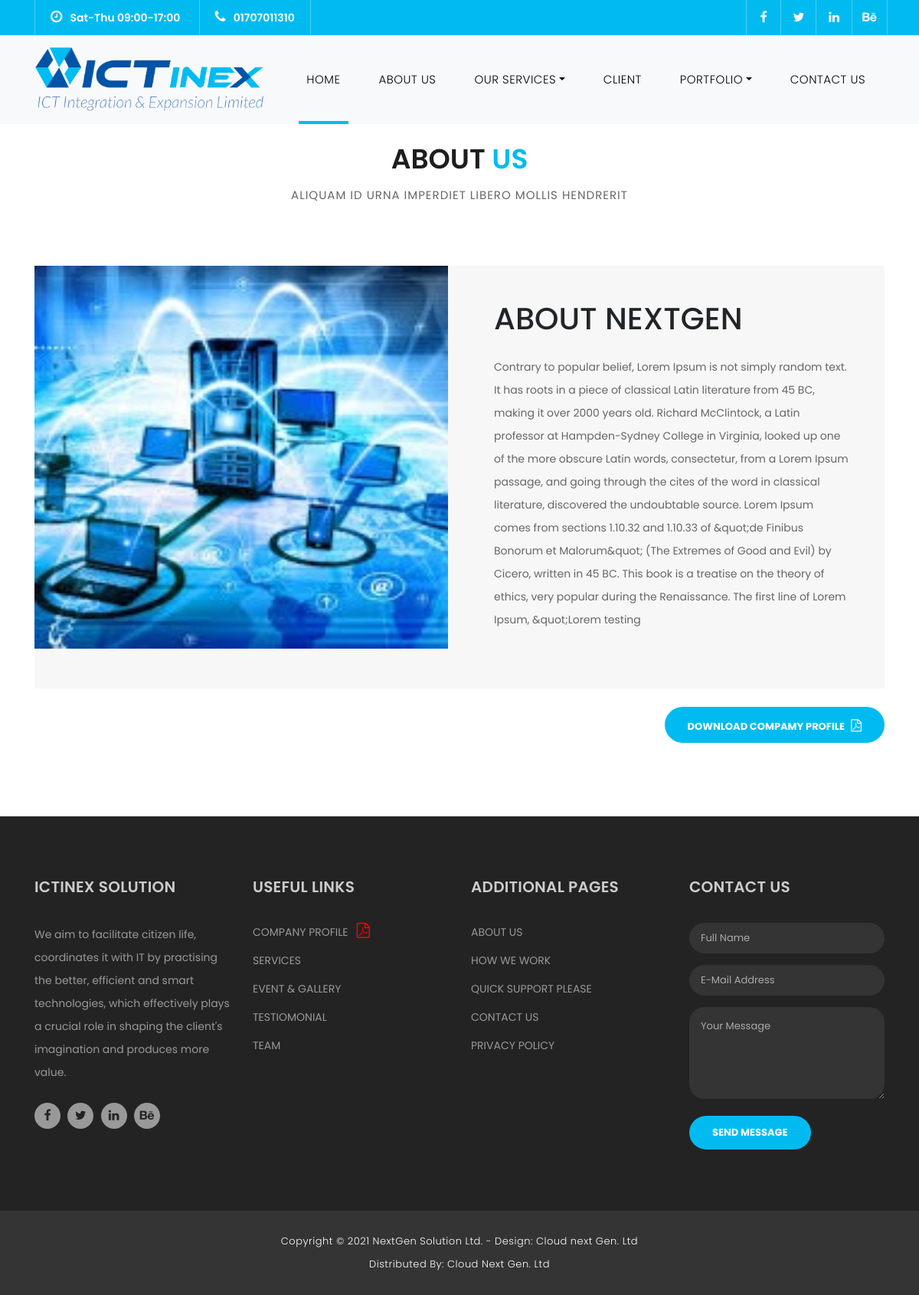
The page /about/ on the database its author committed.
### blog/models.py (models this page shows, shortened)
class aboutus(models.Model):
    title = models.CharField(max_length=300)
    image = models.ImageField(blank=True, null = True, upload_to ='about')
    files =models.FileField(blank=True, null = True, upload_to ='about')
    description = RichTextField( blank =True, null = True)

### blog/views.py (the view)
# urls.py: path('about/', views.about, name='about'),
def about(request):
    obj = aboutus.objects.all()[0]
    service_list = services.objects.all()
    diction = {
        'object':obj,
        'Title': 'About',
        'service_list':service_list,
    }
    return render(request, 'about.html', context=diction)

### templates/about.html
{% extends 'base.html' %}
{% load static %}
{% block content %}
    <div class="more-info pb-5">
        <div class="container">
            <div class="row">
                <div class="col-md-12">
                    <div class="section-heading">
                        <h2>
                            ABOUT <em>US</em>
                        </h2>
                        <span>Aliquam id urna imperdiet libero mollis hendrerit</span>
                    </div>
                </div>
                <div class="col-md-12">
                    <div class="more-info-content wow animate__animated animate__zoomIn">
                        <div class="row">
                            <div class="col-md-6">
                                <div class="left-image">
                                    <img src="{{ object.image.url }}"  height ="500" alt="">
                                </div>
                            </div>
                            <div class="col-md-6 align-self-center">
                                <div class="right-content">
                                    <h1>{{ object.title|upper|striptags }}</h1>
                                    <br>
                                    <p>
                                        {{ object.description|striptags }}
                                    </p>
                                </div>
                            </div>
                        </div>
                    </div>
                    {% if object.files %}
                        <a href="{{ object.files.url }}"
                           target="blank"
                           class="mt-4 mb-5 pt-3 filled-button c-profile float-right pt-2">
                            Download Compamy Profile &nbsp <i class="fa fa-file-pdf-o"></i>
                        </a>
                    {% endif %}
                </div>
            </div>
        </div>
    </div>
{% endblock %}

### static/assets/css/templatemo-finance-business.css (style rules this page uses)
body { font-family: 'Poppins', sans-serif; overflow-x: hidden; text-rendering: optimizeLegibility; -webkit-font-smoothing: antialiased; -moz-osx-font-smoothing: grayscale; }
p { margin-bottom: 0px; font-size: 14px; color: #666666; line-height: 30px; }
a { text-decoration: none!important; }
h1,h2,h3,h4,h5,h6 { margin: 0px; }
a.filled-button { background-color: #01bbf0; color: #fff; font-size: 13px; text-transform: uppercase; font-weight: 700; padding: 12px 30px; border-radius: 30px; display: inline-block; transition: all 0.3s; }
.section-heading { text-align: center; margin-bottom: 80px; }
.section-heading h2 { font-size: 36px; font-weight: 600; color: #1e1e1e; }
.section-heading em { font-style: normal; color: #01bbf0; }
.section-heading span { display: block; margin-top: 15px; text-transform: uppercase; font-size: 15px; color: #666; letter-spacing: 1px; }
*, *:before, *:after { -webkit-box-sizing: border-box; box-sizing: border-box; -webkit-font-smoothing: antialiased; -moz-osx-font-smoothing: grayscale; }
.more-info { margin-top: 140px; }
.more-info .left-image img { width: 100%; overflow: hidden; }
.more-info .more-info-content { background-color: #f7f7f7; }
.more-info .right-content { padding: 45px 45px 45px 30px; }
.more-info .right-content p { margin-bottom: 30px; }

### static/assets/css/custom.css (style rules this page uses)
.c-profile .fa { font-size: 20px; color: red; }
.filled-button .fa { font-size: 16px; color: #fff; }

### rows shown on the page
aboutus: image (picture), title "ABOUT NEXTGEN", description "Contrary to popular belief, Lorem Ipsum is not simply random text. It has roots in a piece of classical Latin literature from 45 BC, making it over 2000 years old. Richard McClintock, a Latin professor at Hampden-Sydney College in Virginia, looked up one of the more obscure Latin words, consectetur, from a Lorem Ipsum passage, and going through the cites of the word in classical literature, discovered the undoubtable source. Lorem Ipsum comes from sections 1.10.32 and 1.10.33 of &quot;de Finibus Bonorum et Malorum&quot; (The Extremes of Good and Evil) by Cicero, written in 45 BC. This book is a treatise on the theory of ethics, very popular during the Renaissance. The first line of Lorem…"
